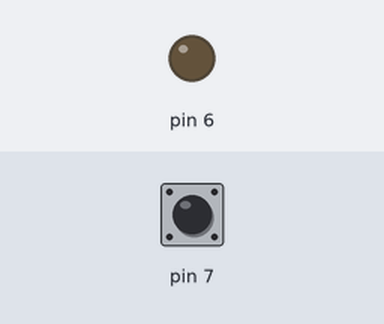
Bench run of a sketch on a simulated Arduino Uno, built with avr-gcc and run on an emulated ATmega328P. Shown: output pins drawn as LEDs (lit = HIGH). The inputs (shaded band) are chosen by the test bench; at power-on: pin 7 HIGH. What the sketch prints to the serial monitor is not drawn.

Above: at 1.2 s.
1.3 s: pin 7 pulled LOW for 0.15 s
At 1.38 s:
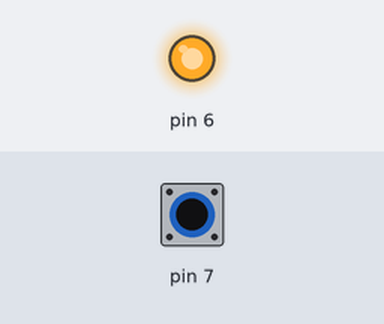
2.9 s: pin 7 pulled LOW for 3.2 s
At 7.5 s:
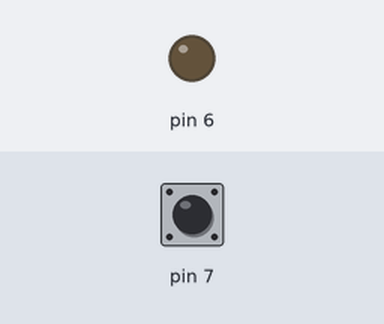
Timing chart, 0 to 9.0 s (numbered marks = the images above; inputs shaded):
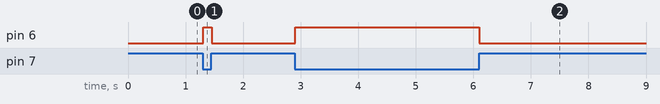

The sketch:

PullUp.ino
```cpp
void setup() {
  Serial.begin(9600);
  pinMode(7, INPUT_PULLUP);
  pinMode(6, OUTPUT);

}

void loop() {
  int sensorVal = digitalRead(7);
  Serial.println(sensorVal);

  if (sensorVal == HIGH) {
    digitalWrite(6, LOW);
  } else {
    digitalWrite(6, HIGH);
  }
}
```

Measured:
- after the input at 1.3 s, pin 6: LOW → HIGH at once, → LOW 0.15 s later
- after the input at 2.9 s, pin 6: LOW → HIGH at once, → LOW 3.2 s later
